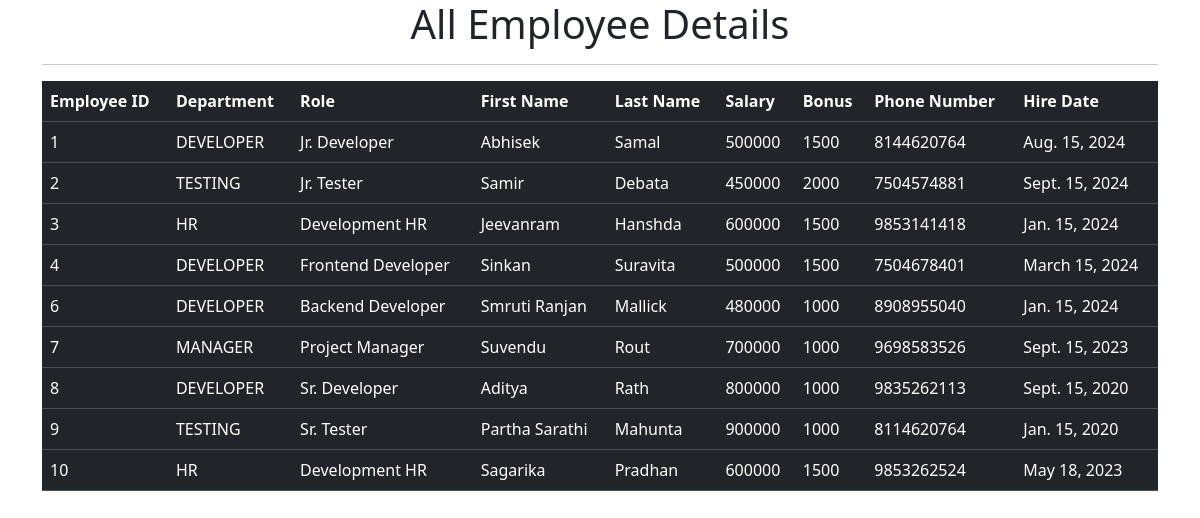
Page /view_all_emp/ on the committed database.
### emp_app/models.py (models this page shows, shortened)
class Employee(models.Model):
    first_name = models.CharField(max_length=50)
    last_name = models.CharField(max_length=50)
    dept_name = models.ForeignKey(Department, on_delete=models.CASCADE)
    salary = models.IntegerField()
    bonus = models.IntegerField()
    role_name = models.ForeignKey(Role, on_delete=models.CASCADE)
    phone_no = models.BigIntegerField()
    hire_date = models.DateField()

class Department(models.Model):
    dept_name = models.CharField(max_length=50, primary_key=True)

class Role(models.Model):
    role_name = models.CharField(max_length=50, primary_key=True)

### emp_app/views.py (the view)
# urls.py: path('view_all_emp/',view_all_emp,name='view_all_emp'),
def view_all_emp(request):
    emps = Employee.objects.all()
    context = {'emps': emps}
    return render(request, 'emp_app/view_all_emp.html', context)

### emp_app/templates/emp_app/view_all_emp.html (shortened to what this page needs)
<!DOCTYPE html>
<html lang="en">
<head>
    <link href="https://cdn.jsdelivr.net/npm/bootstrap@5.3.3/dist/css/bootstrap.min.css" rel="stylesheet">
</head>
<body>
    <center>
    <div class="container">
        <h1>All Employee Details</h1>
        <hr>
        <table class="table table-dark">
            <thead>
              <tr>
                <th scope="col">Employee ID</th>
                <th scope="col">Department</th>
                <th scope="col">Role</th>
                <th scope="col">First Name</th>
                <th scope="col">Last Name</th>
                <th scope="col">Salary</th>
                <th scope="col">Bonus</th>
                <th scope="col">Phone Number</th>
                <th scope="col">Hire Date</th>
              </tr>
            </thead>
            <tbody>
              {% for emp in emps %}
              <tr>
                <td>{{ emp.id }}</td>
                <td>{{ emp.dept_name.dept_name }}</td>
                <td>{{ emp.role_name.role_name }}</td>
                <td>{{ emp.first_name }}</td>
                <td>{{ emp.last_name }}</td>
                <td>{{ emp.salary }}</td>
                <td>{{ emp.bonus }}</td>
                <td>{{ emp.phone_no }}</td>
                <td>{{ emp.hire_date }}</td>
              </tr>
              {% endfor %}
            </tbody>
          </table>
      </div>
    </center>
  </body>
</html>

### rows in the picture
Employee: id "1", dept_name.dept_name "DEVELOPER", role_name.role_name "Jr. Developer", first_name "Abhisek", last_name "Samal", salary "500000", bonus "1500", phone_no "8144620764", hire_date "Aug. 15, 2024"
Employee: id "2", dept_name.dept_name "TESTING", role_name.role_name "Jr. Tester", first_name "Samir", last_name "Debata", salary "450000", bonus "2000", phone_no "7504574881", hire_date "Sept. 15, 2024"
Employee: id "3", dept_name.dept_name "HR", role_name.role_name "Development HR", first_name "Jeevanram", last_name "Hanshda", salary "600000", bonus "1500", phone_no "9853141418", hire_date "Jan. 15, 2024"
Employee: id "4", dept_name.dept_name "DEVELOPER", role_name.role_name "Frontend Developer", first_name "Sinkan", last_name "Suravita", salary "500000", bonus "1500", phone_no "7504678401", hire_date "March 15, 2024"
Employee: id "6", dept_name.dept_name "DEVELOPER", role_name.role_name "Backend Developer", first_name "Smruti Ranjan", last_name "Mallick", salary "480000", bonus "1000", phone_no "8908955040", hire_date "Jan. 15, 2024"
Employee: id "7", dept_name.dept_name "MANAGER", role_name.role_name "Project Manager", first_name "Suvendu", last_name "Rout", salary "700000", bonus "1000", phone_no "9698583526", hire_date "Sept. 15, 2023"
Employee: id "8", dept_name.dept_name "DEVELOPER", role_name.role_name "Sr. Developer", first_name "Aditya", last_name "Rath", salary "800000", bonus "1000", phone_no "9835262113", hire_date "Sept. 15, 2020"
Employee: id "9", dept_name.dept_name "TESTING", role_name.role_name "Sr. Tester", first_name "Partha Sarathi", last_name "Mahunta", salary "900000", bonus "1000", phone_no "8114620764", hire_date "Jan. 15, 2020"
Employee: id "10", dept_name.dept_name "HR", role_name.role_name "Development HR", first_name "Sagarika", last_name "Pradhan", salary "600000", bonus "1500", phone_no "9853262524", hire_date "May 18, 2023"
